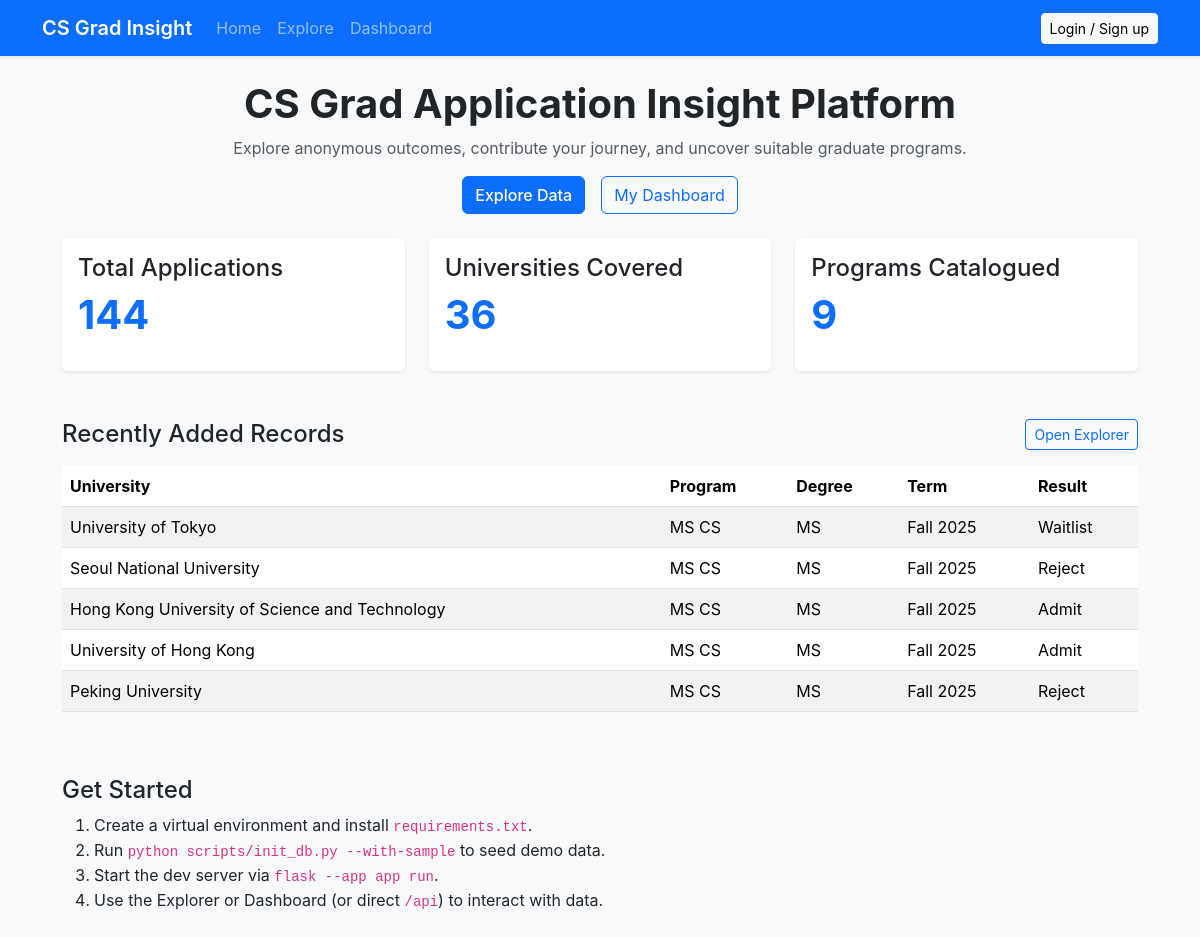
The page / on the database its author committed.
### app.py (models this page shows, shortened)
class TimestampMixin:
    created_at = db.Column(db.DateTime, default=datetime.utcnow)
    updated_at = db.Column(
        db.DateTime, default=datetime.utcnow, onupdate=datetime.utcnow
    )

class ApplicationRecord(TimestampMixin, db.Model):
    __tablename__ = "application_records"
    id = db.Column(db.Integer, primary_key=True)
    user_id = db.Column(db.Integer, db.ForeignKey("users.id"), nullable=False)
    university = db.Column(db.String(120), nullable=False)
    program = db.Column(db.String(120), nullable=False)
    country = db.Column(db.String(80))
    degree = db.Column(db.String(32))
    term = db.Column(db.String(32))
    result = db.Column(db.String(32), nullable=False)
    funding = db.Column(db.String(120))
    notes = db.Column(db.Text)
    gpa = db.Column(db.Float)
    gpa_scale = db.Column(db.Float)
    gre_total = db.Column(db.Integer)
    research_experience = db.Column(db.Boolean, default=False)
    internship_experience = db.Column(db.Boolean, default=False)
    recommendation_strength = db.Column(db.String(32))
    user = db.relationship("User", back_populates="applications")
    def to_public_dict(self) -> Dict[str, Any]:
        return {
            "id": self.id,
            "university": self.university,
            "program": self.program,
            "country": self.country,
            "degree": self.degree,
            "term": self.term,
            "result": self.result,
            "funding": self.funding,
            "gpa": self.gpa,
            "gpa_scale": self.gpa_scale,
            "gre_total": self.gre_total,
            "research_experience": self.research_experience,
            "internship_experience": self.internship_experience,
            "recommendation_strength": self.recommendation_strength,
            "created_at": self.created_at.isoformat() if self.created_at else None,
        }

### app.py (the view)
    @app.route("/")
    def home():
        stats = get_public_stats()
        return render_template("index.html", stats=stats)

### app.py (called while the page is built)
def get_current_user() -> Optional[User]:
    user_id = session.get("user_id")
    if not user_id:
        return None
    return db.session.get(User, user_id)

def get_public_stats() -> Dict[str, Any]:
    total_applications = ApplicationRecord.query.count()
    university_count = db.session.query(ApplicationRecord.university).distinct().count()
    program_count = db.session.query(ApplicationRecord.program).distinct().count()
    recent = (
        ApplicationRecord.query.order_by(ApplicationRecord.created_at.desc())
        .limit(5)
        .all()
    )
    return {
        "total_applications": total_applications,
        "universities": university_count,
        "programs": program_count,
        "recent_applications": [record.to_public_dict() for record in recent],
    }

### templates/index.html (shortened to what this page needs)
{% extends "base.html" %}
{% block content %}
<header class="mb-4 text-center">
  <h1 class="fw-bold">CS Grad Application Insight Platform</h1>
  <p class="text-muted">
    Explore anonymous outcomes, contribute your journey, and uncover suitable graduate programs.
  </p>
  <div class="d-flex justify-content-center gap-3 flex-wrap">
    <a class="btn btn-primary" href="{{ url_for('explore_page') }}">Explore Data</a>
    <a class="btn btn-outline-primary" href="{{ url_for('dashboard_page') }}">My Dashboard</a>
  </div>
</header>
<section class="row g-4 mb-5">
  <div class="col-md-4">
    <div class="card shadow-sm h-100">
      <div class="card-body">
        <h4>Total Applications</h4>
        <p class="display-6">{{ stats.total_applications }}</p>
      </div>
    </div>
  </div>
  <div class="col-md-4">
    <div class="card shadow-sm h-100">
      <div class="card-body">
        <h4>Universities Covered</h4>
        <p class="display-6">{{ stats.universities }}</p>
      </div>
    </div>
  </div>
  <div class="col-md-4">
    <div class="card shadow-sm h-100">
      <div class="card-body">
        <h4>Programs Catalogued</h4>
        <p class="display-6">{{ stats.programs }}</p>
      </div>
    </div>
  </div>
</section>
<section class="mb-5">
  <div class="d-flex justify-content-between align-items-center mb-3 flex-wrap gap-3">
    <h2 class="h4 m-0">Recently Added Records</h2>
    <a href="{{ url_for('explore_page') }}" class="btn btn-sm btn-outline-primary">Open Explorer</a>
  </div>
  {% if stats.recent_applications %}
  <div class="table-responsive">
    <table class="table table-striped">
      <thead>
        <tr>
          <th>University</th>
          <th>Program</th>
          <th>Degree</th>
          <th>Term</th>
          <th>Result</th>
        </tr>
      </thead>
      <tbody>
        {% for app in stats.recent_applications %}
        <tr>
          <td>{{ app.university }}</td>
          <td>{{ app.program }}</td>
          <td>{{ app.degree or '-' }}</td>
          <td>{{ app.term or '-' }}</td>
          <td>{{ app.result }}</td>
        </tr>
        {% endfor %}
      </tbody>
    </table>
  </div>
  {% else %}
  <p class="text-muted">No public data yet. Be the first to contribute!</p>
  {% endif %}
</section>
<section>
  <h2 class="h4">Get Started</h2>
  <ol>
    <li>Create a virtual environment and install <code>requirements.txt</code>.</li>
    <li>Run <code>python scripts/init_db.py --with-sample</code> to seed demo data.</li>
    <li>Start the dev server via <code>flask --app app run</code>.</li>
    <li>Use the Explorer or Dashboard (or direct <code>/api</code>) to interact with data.</li>
  </ol>
</section>
{% endblock %}

### templates/base.html (shortened to what this page needs)
<!DOCTYPE html>
<html lang="en">
  <head>
    <link
      rel="stylesheet"
      href="https://cdn.jsdelivr.net/npm/bootstrap@5.3.3/dist/css/bootstrap.min.css"
    />
    <link
      rel="stylesheet"
      href="{{ url_for('static', filename='css/main.css') }}"
    />
  </head>
  <body class="bg-light">
    <nav class="navbar navbar-expand-lg navbar-dark bg-primary">
      <div class="container">
        <a class="navbar-brand fw-semibold" href="{{ url_for('home') }}">
          CS Grad Insight
        </a>
        <div class="collapse navbar-collapse" id="mainNav">
          <ul class="navbar-nav me-auto mb-2 mb-lg-0">
            <li class="nav-item">
              <a class="nav-link" href="{{ url_for('home') }}">Home</a>
            </li>
            <li class="nav-item">
              <a class="nav-link" href="{{ url_for('explore_page') }}">Explore</a>
            </li>
            <li class="nav-item">
              <a class="nav-link" href="{{ url_for('dashboard_page') }}">Dashboard</a>
            </li>
          </ul>
          <div class="d-flex align-items-center gap-2">
            {% if current_user %}
            <span class="text-white-50 small">{{ current_user.email }}</span>
            <button class="btn btn-outline-light btn-sm" data-logout>
              Logout
            </button>
            {% else %}
            <a class="btn btn-light btn-sm" href="{{ url_for('auth_page') }}">
              Login / Sign up
            </a>
            {% endif %}
          </div>
        </div>
      </div>
    </nav>
    <main class="container py-4">
      {% block content %}{% endblock %}
    </main>
  </body>
</html>

### static/css/main.css (style rules this page uses)
:root { --primary-color: #0d6efd; --success-color: #198754; --warning-color: #ffc107; --danger-color: #dc3545; --light-bg: #f8f9fa; }
* { transition: background-color 0.2s ease, color 0.2s ease; }
html, body { height: 100%; }
body { min-height: 100vh; display: flex; flex-direction: column; background-color: #fff; font-family: -apple-system, BlinkMacSystemFont, 'Segoe UI', Roboto, 'Helvetica Neue', Arial, sans-serif; }
nav.navbar { box-shadow: 0 0.125rem 0.25rem rgba(0, 0, 0, 0.075); }
main.container { max-width: 1100px; flex: 1; }
.card { border: none; transition: box-shadow 0.3s ease; }
.card.shadow-sm { border: none; }
.table-responsive { overflow-y: auto; }
.table tbody tr { transition: background-color 0.15s ease; }
.btn { transition: all 0.2s ease; }
.btn-primary, .btn-success, .btn-danger, .btn-warning { font-weight: 500; }
.display-6 { font-weight: 700; color: var(--primary-color); }

### rows shown on the page
ApplicationRecord: university "University of Tokyo", program "MS CS", degree "MS", term "Fall 2025", result "Waitlist"
ApplicationRecord: university "Seoul National University", program "MS CS", degree "MS", term "Fall 2025", result "Reject"
ApplicationRecord: university "Hong Kong University of Science and Technology", program "MS CS", degree "MS", term "Fall 2025", result "Admit"
ApplicationRecord: university "University of Hong Kong", program "MS CS", degree "MS", term "Fall 2025", result "Admit"
ApplicationRecord: university "Peking University", program "MS CS", degree "MS", term "Fall 2025", result "Reject"

### other values the page prints
{{ stats.total_applications }} "144"
{{ stats.universities }} "36"
{{ stats.programs }} "9"
